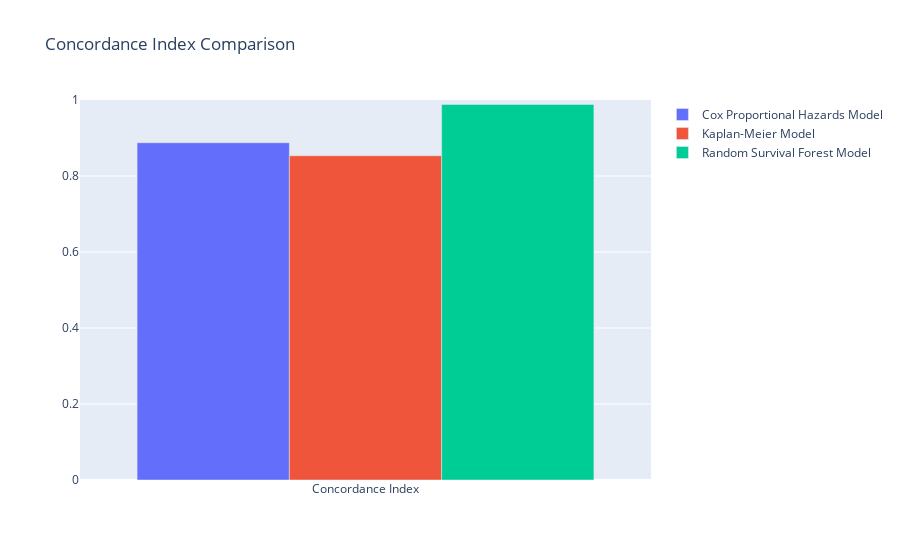

Source (notebook cell):
### Markdown cell above
> Result analysis
* The Concordance Index (C-index) is a measure of the predictive accuracy of a survival model. It ranges from 0.5 to 1.0, where 0.5 indicates a model that predicts no better than random chance, and 1.0 indicates a model that makes perfect predictions.
- RSF Predictions: The RSF model gives scores that reflect the risk of churn for each student. Higher scores indicate a higher risk.
- Cox Model Predictions: The Cox model also provides a measure of risk, but the interpretation is based on hazard ratios.
- Kaplan Meier Predictions: The Kaplan model estimates the probability that an event (such as death, failure, churn, etc.) has not yet occurred at a certain point in time.
- Concordance Index: All 3 models have high concordance indices, with the RSF model (0.988) outperforming the Cox model (0.888) and kaplan meier(0.853). This means the RSF model is better at correctly ranking the likelihood of churn among students.

### Code cell
import plotly.graph_objects as go

# Calculate the Concordance Indexes
cox_cindex = concordance_index(data['Level'], -data['Cox_Predicted_Churn_Probability'], data['Churn'])
km_cindex = c_index  # Assuming c_index is the Concordance Index for the Kaplan-Meier Model
rsf_cindex = concordance_index_censored(y['Churn'], y['Level'], rsf_pred)[0]

# Create a bar chart
fig = go.Figure(data=[
    go.Bar(name='Cox Proportional Hazards Model', x=['Concordance Index'], y=[cox_cindex]),
    go.Bar(name='Kaplan-Meier Model', x=['Concordance Index'], y=[km_cindex]),
    go.Bar(name='Random Survival Forest Model', x=['Concordance Index'], y=[rsf_cindex])
])

# Change the bar mode
fig.update_layout(barmode='group', title='Concordance Index Comparison', yaxis=dict(range=[0, 1]))

fig.show()

### Figure 1 — Plotly figure (JSON) as saved in the notebook; plotly's stock layout.template omitted (floating-point values rounded to 4 significant figures)
{"data": [{"name": "Cox Proportional Hazards Model", "type": "bar", "x": ["Concordance Index"], "y": [0.8876]}, {"name": "Kaplan-Meier Model", "type": "bar", "x": ["Concordance Index"], "y": [0.8533]}, {"name": "Random Survival Forest Model", "type": "bar", "x": ["Concordance Index"], "y": [0.9883]}], "layout": {"barmode": "group", "title": {"text": "Concordance Index Comparison"}, "yaxis": {"range": [0, 1]}}}
